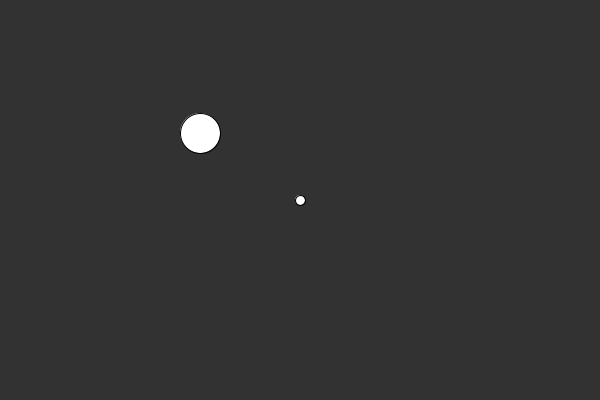
Frame 1 (no input)
Frame 60 (the mouse pressed at the canvas centre just before this capture): identical to frame 1, image omitted
Frame 120 (the mouse held since frame 60 and released just before this capture): identical to frame 1, image omitted

The Processing sketch that drew this single still picture (run headless with seeded random() and noise(); from frame 60 on, the mouse is pressed at the canvas centre):

// Processing sketch: processing_387
// ── processing_387.pde

class ship { 
  float x, y; 
  int radius; 
  int direction; 
  float speedX; 
  float speedY; 
  float friction; 
  float stepX; 
  float stepY; 
   
  void move() {  
 
    //PAC-MAN STYLE: if the object passes one edge, comes out the opposite side 
    if(y > height/* || y < 0 || x > width || x < 0*/) { 
       y = 0;
       //direction *= -1; 
     } 
     
    if(y < 0) { 
      y = height; 
    } 
     
    if(x > width) { 
      x = 0; 
    } 
     
    if (x < 0) { 
      x = width; 
    } 
    
    stepX = speedX * direction; 
    stepY = speedY * direction; 
     
    if(abs(stepX) > .1 && abs(stepY) > .1) { 
      y -= stepY; 
      x -= stepX; 
    } 
    speedX *= friction; 
    speedY *= friction; 
  } 
   
  void draw() { 
    ellipse(x, y, radius, radius); 
    intrepid.move();
  } 
   
} 
 
ship intrepid = new ship();
ship barrier = new ship();
 
void setup() { 
  size(600,400);
  intrepid.x = width/2; 
  intrepid.y = height/2; 
  intrepid.radius = 10; 
  intrepid.speedX = 0; 
  intrepid.speedY = 0; 
  intrepid.direction = 1; 
  intrepid.friction = 0.99;
  barrier.x = width/3;
  barrier.y = height/3;
  barrier.radius = 40;
  barrier.direction = 0;
} 
 
void draw() { 
  background(50); 
  intrepid.draw();
  barrier.draw();
} 
 
void keyPressed() { 
  if (key == CODED) { 
 
    if (keyCode == UP) { 
        //while(intrepid.speed < 2) { 
        intrepid.speedY++; 
        //} 
      }  
     
    if (keyCode == DOWN) { 
        intrepid.speedY--; 
      }   
       
    if (keyCode == RIGHT) { 
        //while(intrepid.speed < 2) { 
        intrepid.speedX--; 
        //} 
      }  
     
    if (keyCode == LEFT) { 
        intrepid.speedX++; 
      }   
  } 
}
